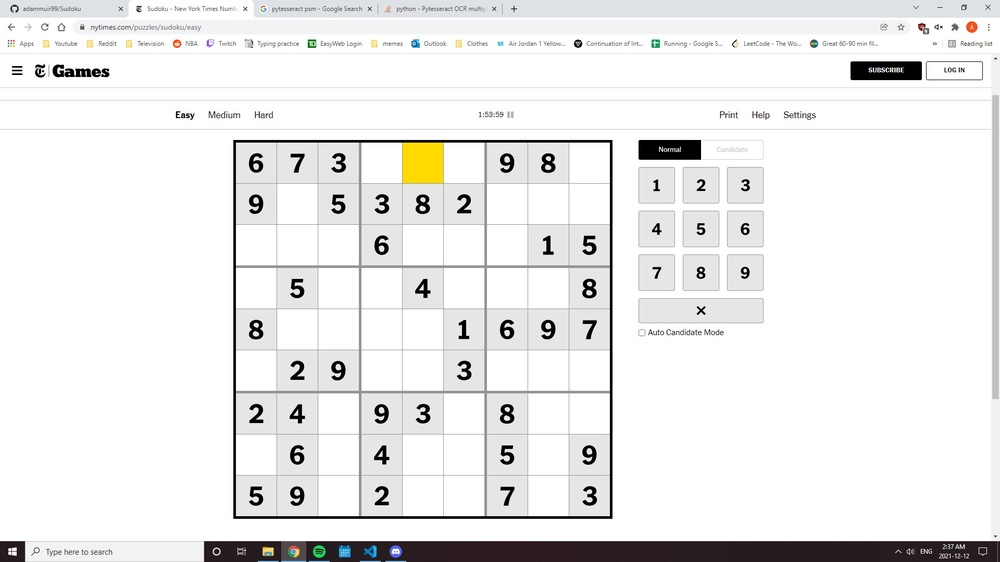
#> input picture pic.jpg, 1000 x 562 px, shrunk from 1920 x 1080 before the run
$ python HoughLines.py
#> lines starting #> are read from the running program, lines starting #| are printed output that depends on the picture; after the words box and inside, x2 and y2 are one past the last pixel; in counts of white or black regions, pixels touching at a corner belong together
import numpy as np
import cv2

image1 = cv2.imread('pic.jpg')
#> image1 is the input picture: shape (562, 1000, 3); mean B, G, R 234.7, 235.1, 235.4
gray = cv2.cvtColor(image1, cv2.COLOR_BGR2GRAY)
canimg = cv2.Canny(gray, 50, 200)
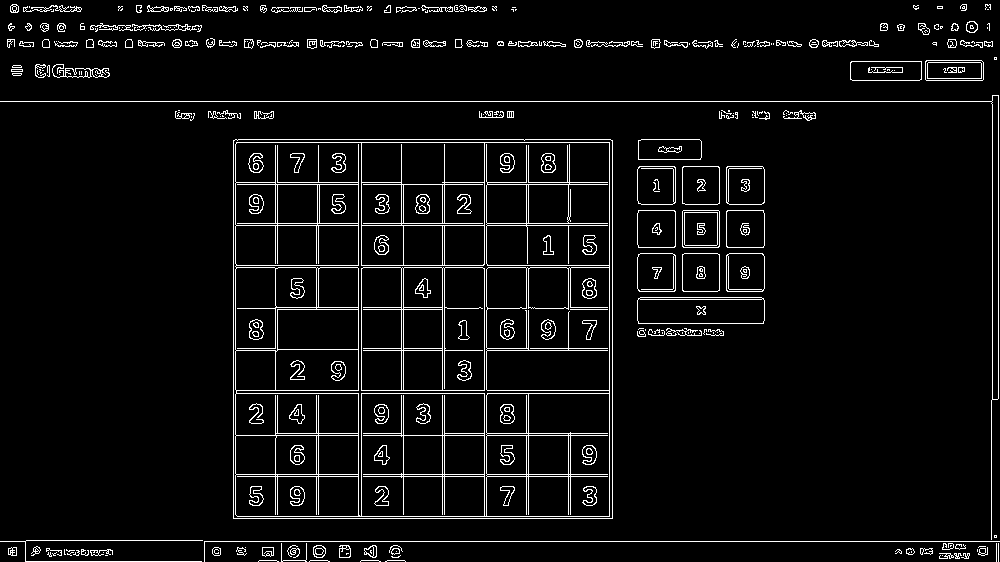
#> canimg: shape (562, 1000); 5.3% white in thin lines or dots

lines = cv2.HoughLines(canimg, 1, np.pi/180.0, 200, np.array([]))
#> lines = 46 rows, first 8: [101, 1.57], [541, 1.57], [42, 1.57], [139, 1.57], [45, 1.57], [223, 1.57], [225, 1.57], [233, 0]

for line in lines :
    rho, theta = line[0]
    a = np.cos(theta)
    b = np.sin(theta)
    x0 = a*rho
    y0 = b*rho
    x1 = int(x0 + 1000*(-b))
    y1 = int(y0 + 1000*(a))
    x2 = int(x0 - 1000*(-b))
    y2 = int(y0 - 1000*(a))

    cv2.line(image1, (x1, y1), (x2, y2), (0,0,255), 2)
#> this loop made 46 passes
#> (rho, theta, a, b, x0, y0, x1, y1) on passes 1 to 12: (101, 1.57, -4.37e-08, 1, -4.41e-06, 101, -1000, 100), (541, 1.57, -4.37e-08, 1, -2.36e-05, 541, -1000, 540), (42, 1.57, -4.37e-08, 1, -1.84e-06, 42, -1000, 41), (139, 1.57, -4.37e-08, 1, -6.08e-06, 139, -1000, 138), (45, 1.57, -4.37e-08, 1, -1.97e-06, 45, -1000, 44), (223, 1.57, -4.37e-08, 1, -9.75e-06, 223, -1000, 222), (225, 1.57, -4.37e-08, 1, -9.84e-06, 225, -1000, 224), (233, 0, 1, 0, 233, 0, 233, 1000), (184, 1.57, -4.37e-08, 1, -8.04e-06, 184, -1000, 183), (484, 0, 1, 0, 484, 0, 484, 1000), (612, 0, 1, 0, 612, 0, 612, 1000), (609, 0, 1, 0, 609, 0, 609, 1000)
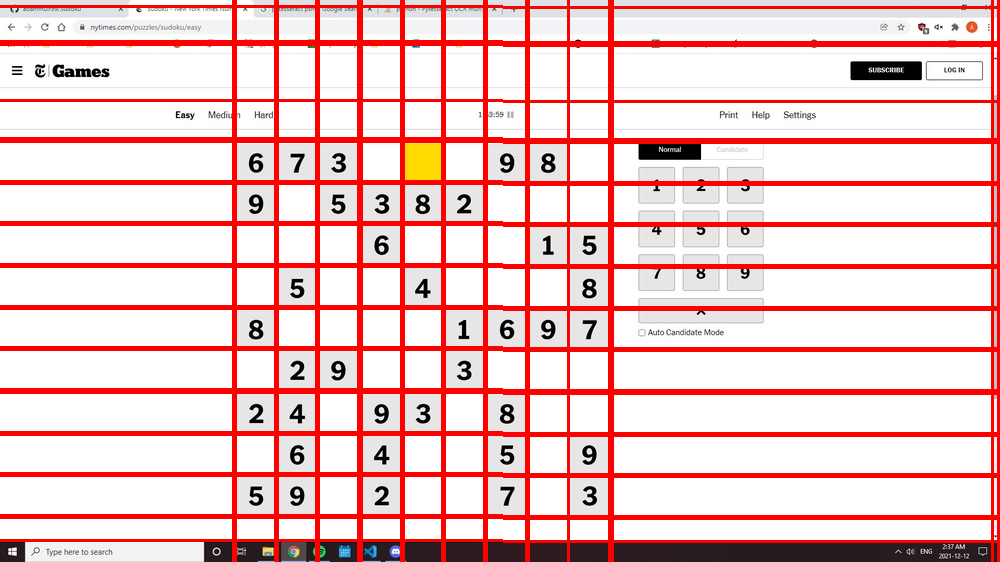
#> image1: shape (562, 1000, 3); 16.85% of pixels changed, all inside (x1, y1, x2, y2) = (0, 0, 1000, 562)

cv2.imshow('Lines Detected', image1)
cv2.imshow("Canny Detection", canimg)
cv2.waitKey(0)
cv2.destroyAllWindows()

$ run again, with template.jpg copied over pic.jpg
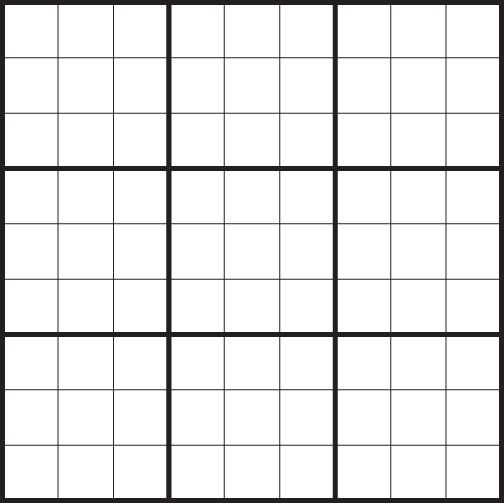
#> input picture template.jpg, 504 x 504 px
#> image1 is the input picture: shape (504, 504, 3); mean B, G, R 232.5, 232.4, 232.6
#> `canimg = cv2.Canny(gray, 50, 200)`:
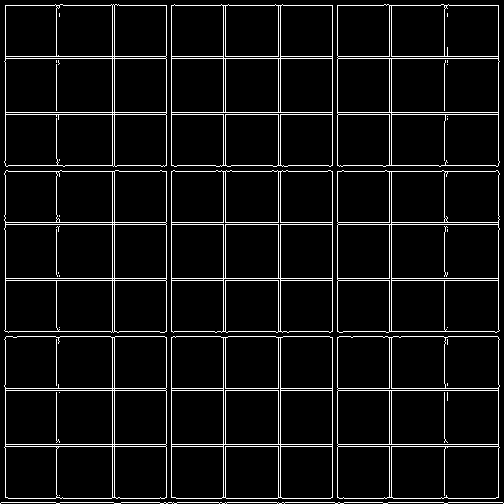
#> canimg: shape (504, 504); 6.6% white in thin lines or dots
#> lines = 35 rows, first 8: [112, 1.57], [278, 1.57], [112, 0], [114, 0], [171, 0], [332, 0], [58, 1.57], [444, 1.57]
#> the loop `for line in lines :` made 35 passes
#> (rho, theta, a, b, x0, y0, x1, y1) on passes 1 to 8: (112, 1.57, -4.37e-08, 1, -4.9e-06, 112, -1000, 111), (278, 1.57, -4.37e-08, 1, -1.22e-05, 278, -1000, 277), (112, 0, 1, 0, 112, 0, 112, 1000), (114, 0, 1, 0, 114, 0, 114, 1000), (171, 0, 1, 0, 171, 0, 171, 1000), (332, 0, 1, 0, 332, 0, 332, 1000), (58, 1.57, -4.37e-08, 1, -2.54e-06, 58, -1000, 57), (444, 1.57, -4.37e-08, 1, -1.94e-05, 444, -1000, 443)
#> after the loop `for line in lines :`:
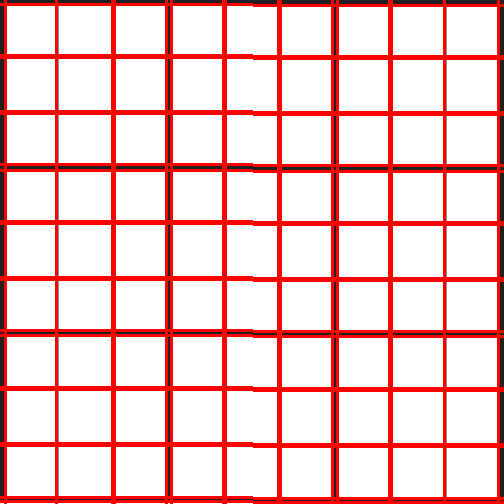
#> image1: shape (504, 504, 3); 17.97% of pixels changed, all inside (x1, y1, x2, y2) = (0, 0, 504, 504)
